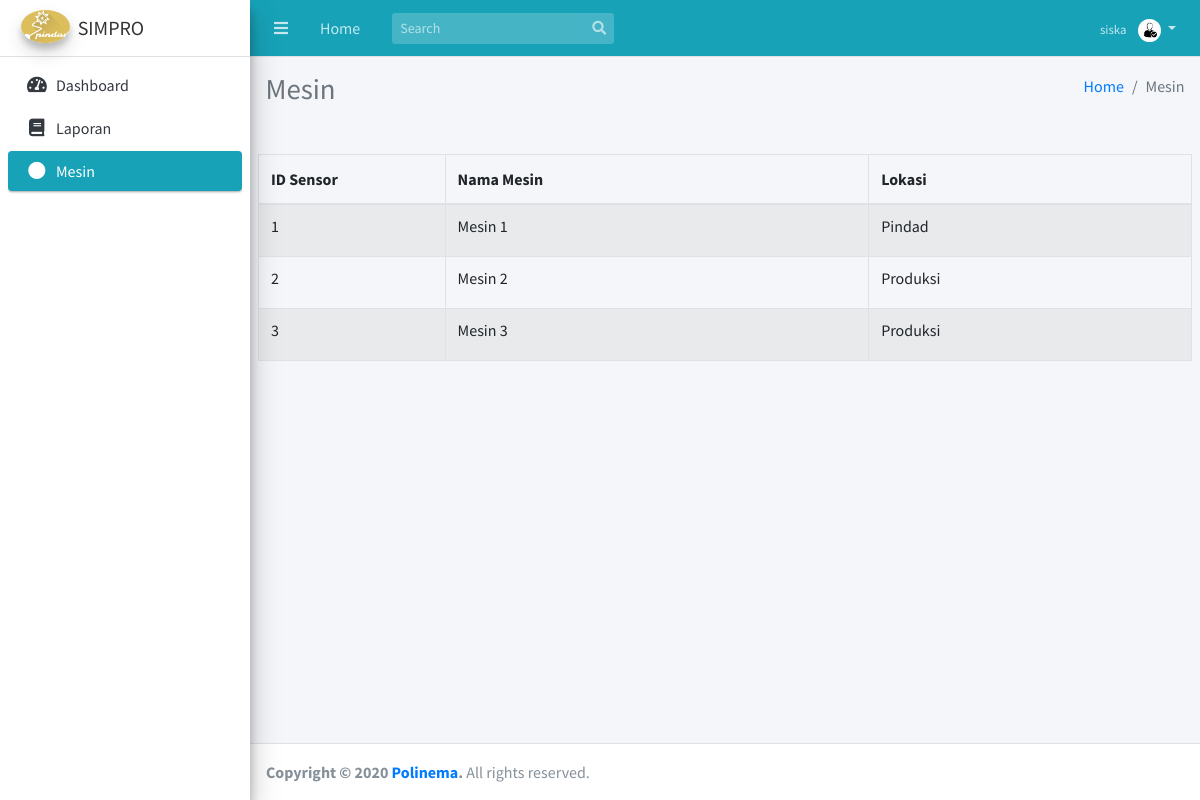
The page /userMesin.php (signed in) on the database its author committed.
### tables this page shows
CREATE TABLE `sensor` (
  `id_sensor` int(11) NOT NULL,
  `lokasi` varchar(30) NOT NULL,
  `keterangan` text NOT NULL
);

### userMesin.php (the view, shortened to what this page needs)
<!DOCTYPE html>
<?php
include_once 'koneksi.php';
$name=$_SESSION['uname'];
?>
<html>
<head>
    <link rel="stylesheet" href="plugins/fontawesome-free/css/all.min.css">
    <link rel="stylesheet" href="https://code.ionicframework.com/ionicons/2.0.1/css/ionicons.min.css">
    <link rel="stylesheet" href="plugins/tempusdominus-bootstrap-4/css/tempusdominus-bootstrap-4.min.css">
    <link rel="stylesheet" href="plugins/icheck-bootstrap/icheck-bootstrap.min.css">
    <link rel="stylesheet" href="plugins/jqvmap/jqvmap.min.css">
    <link rel="stylesheet" href="dist/css/adminlte.min.css">
    <link rel="stylesheet" href="plugins/overlayScrollbars/css/OverlayScrollbars.min.css">
    <link rel="stylesheet" href="plugins/daterangepicker/daterangepicker.css">
    <link rel="stylesheet" href="plugins/summernote/summernote-bs4.css">
</head>
<body class="hold-transition sidebar-mini layout-fixed">
    <div class="wrapper">
        <nav class="main-header navbar navbar-expand navbar-info navbar-dark">
            <ul class="navbar-nav">
                <li class="nav-item">
                    <a class="nav-link" data-widget="pushmenu" href="#"><i class="fas fa-bars"></i></a>
                </li>
                <li class="nav-item d-none d-sm-inline-block">
                    <a href="indexUser.php" class="nav-link">Home</a>
                </li>
            </ul>
            <form class="form-inline ml-3">
                <div class="input-group input-group-sm">
                    <input class="form-control form-control-navbar" type="search" placeholder="Search"
                        aria-label="Search">
                    <div class="input-group-append">
                        <button class="btn btn-navbar" type="submit">
                            <i class="fas fa-search"></i>
                        </button>
                    </div>
                </div>
            </form>
            <ul class="navbar-nav ml-auto">
                <li class="nav-item dropdown no-arrow">
                    <a class="nav-link dropdown-toggle" href="#" id="userDropdown" role="button" data-toggle="dropdown"
                        aria-haspopup="true" aria-expanded="false">
                        <span class="mr-2 d-none d-lg-inline text-gray-600 small"><?php echo $name?></span>
                        <img class="img-profile rounded-circle" src="dist/img/gb2.jpg" height="23px">
                    </a>
                </li>
            </ul>
        </nav>
        <aside class="main-sidebar sidebar-light-info elevation-4">
            <a href="indexUser.php" class="brand-link">
                <img src="dist/img/logooh.png" alt="AdminLTE Logo" class="brand-image img-circle elevation-3"
                    style="opacity: .8">
                <span class="brand-text font-weight-dark">SIMPRO</span>
            </a>
            <div class="sidebar">
                <nav class="mt-2">
                    <ul class="nav nav-pills nav-sidebar flex-column" data-widget="treeview" role="menu"
                        data-accordion="false">
                        <li class="nav-item has-treeview">
                            <a href="indexUser.php" class="nav-link">
                                <i class="nav-icon fas fa-tachometer-alt"></i>
                                <p>
                                    Dashboard
                                </p>
                            </a>
                        </li>
                        <li class="nav-item has-treeview">
                            <a href="userShift.php" class="nav-link">
                                <i class="nav-icon fas fa-book"></i>
                                <p>Laporan</p>
                            </a>
                        </li>
                        <li class="nav-item has-treeview">
                            <a href="userMesin.php" class="nav-link active">
                                <i class="fas fa-circle nav-icon"></i>
                                <p>Mesin</p>
                            </a>
                        </li>
                    </ul>
                </nav>
            </div>
        </aside>
        <div class="content-wrapper">
            <div class="content-header">
                <div class="container-fluid">
                    <div class="row mb-2">
                        <div class="col-sm-6">
                            <h1 class="m-0 text-gray">Mesin</h1>
                        </div>
                        <div class="col-sm-6">
                            <ol class="breadcrumb float-sm-right">
                                <li class="breadcrumb-item"><a href="#">Home</a></li>
                                <li class="breadcrumb-item active">Mesin</li>
                            </ol>
                        </div>
                    </div>
                </div>
            </div>
            <section class="content">
                <div class="table-responsive">
                    <table class="table table-bordered table-hover table-striped">
                        <thead>
                            <tr>
                                <th width="20%">ID Sensor</th>
                                <th>Nama Mesin</th>
                                <th>Lokasi</th>
                            </tr>
                        </thead>
                            <br>
                            <?php
                $query = "SELECT * FROM sensor";
                $result = mysqli_query($koneksi,$query);
                if(mysqli_num_rows($result) > 0){
                    while($row = mysqli_fetch_assoc($result)){
                        echo "<tr>";
                        echo "<td><h6>".$row['id_sensor']."</h6></td>";
                        echo "<td><h6>".$row['keterangan']."</h6></td>";
                        echo "<td><h6>".$row['lokasi']."</h6></td>";
            echo "</tr>";
                    }
                }
            ?>
                    </table>
            </section>
        </div>
        <footer class="main-footer">
            <strong>Copyright &copy; 2020 <a href="polinema.ac.id">Polinema</a>.</strong>
            All rights reserved.
        </footer>
    </div>
</body>
</html>

### rows shown on the page
sensor: id_sensor "1", keterangan "Mesin 1", lokasi "Pindad"
sensor: id_sensor "2", keterangan "Mesin 2", lokasi "Produksi"
sensor: id_sensor "3", keterangan "Mesin 3", lokasi "Produksi"

### other values the page prints
$name "siska"
